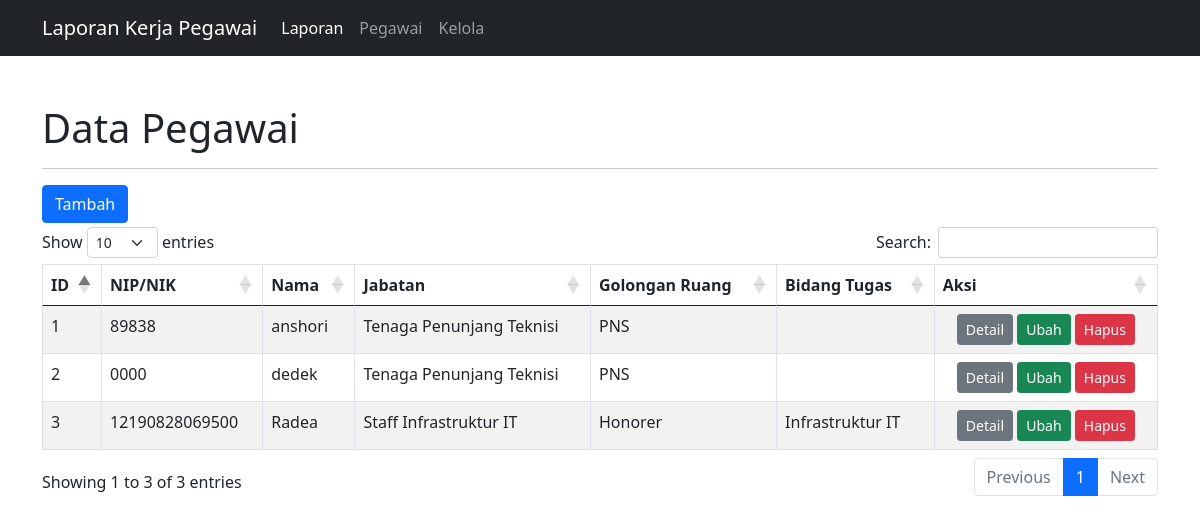
Screenshot of /pegawai.php with the database file from the repository.
### tables this page shows
CREATE TABLE `pegawai` (
  `id` int NOT NULL,
  `nip_nik` varchar(30) NOT NULL,
  `nama` varchar(30) NOT NULL,
  `jabatan` varchar(30) NOT NULL,
  `gol_ruang` varchar(30) NOT NULL,
  `bid_tugas` varchar(30) NOT NULL,
  `email` varchar(30) NOT NULL,
  `foto` varchar(100) NOT NULL
);

### config/controller.php (called while the page is built, shortened)
<?php
function select($query)
{
    global $db;
    $result = mysqli_query($db, $query);
    $rows = [];
    while ($row = mysqli_fetch_assoc($result)){
        $rows[] = $row;
    }
    return $rows;
}
?>

### pegawai.php (the view, shortened to what this page needs)
<?php
include 'layout/header.php';
$data_pegawai = select("SELECT * FROM pegawai ORDER BY id DESC");
?>
<div class="container mt-5">
        <h1>Data Pegawai</h1>
        <hr>
        <a href="tambah_pegawai.php" class="btn btn-primary mb-1">Tambah</a>
            <table class="table table-bordered table-striped mt-3" id="table">
            <thead>
                <tr>
                    <th>ID</th>
                    <th>NIP/NIK</th>
                    <th>Nama</th>
                    <th>Jabatan</th>
                    <th>Golongan Ruang</th>
                    <th>Bidang Tugas</th>
                    <th>Aksi</th>
                </tr>
            </thead>
            <tbody>
                <?php $no = 1; ?>
                <?php foreach ($data_pegawai as $pegawai) : ?>
                    <tr>
                        <td><?= $no++ ?></td>
                        <td><?= $pegawai['nip_nik']; ?></td>
                        <td><?= $pegawai['nama']; ?></td>
                        <td><?= $pegawai['jabatan']; ?></td>
                        <td><?= $pegawai['gol_ruang']; ?></td>
                        <td><?= $pegawai['bid_tugas']; ?></td>
                        <td class="text-center" width="20%">
                            <a href="detail_pegawai.php?id=<?= $pegawai['id'];?>" class="btn btn-secondary btn-sm">Detail</a>
                            <a href="" class="btn btn-success btn-sm">Ubah</a>
                            <a href="" class="btn btn-danger btn-sm">Hapus</a>
                        </td>
                    </tr>
                <?php endforeach; ?>
            </tbody>
            </table>
    </div>
<?php include 'layout/footer.php' ?>

### layout/header.php (shortened to what this page needs)
<!doctype html>
<html lang="en">
  <head>
    <link href="https://cdn.jsdelivr.net/npm/bootstrap@5.0.2/dist/css/bootstrap.min.css" rel="stylesheet">
    <link rel="stylesheet" href="https://cdn.datatables.net/1.12.1/css/dataTables.bootstrap5.min.css">
  </head>
  <body>
    <div>
    <nav class="navbar navbar-expand-lg navbar-dark bg-dark">
        <div class="container">
            <a class="navbar-brand" href="#">Laporan Kerja Pegawai</a>
            <div class="collapse navbar-collapse" id="navbarNav">
            <ul class="navbar-nav">
                <li class="nav-item">
                <a class="nav-link active" href="index.php">Laporan</a>
                </li>
                <li class="nav-item">
                <a class="nav-link" href="pegawai.php">Pegawai</a>
                </li>
                <li class="nav-item">
                <a class="nav-link" href="#">Kelola</a>
                </li>
            </ul>
            </div>
        </div>
    </nav>
    </div>

### layout/footer.php (shortened to what this page needs)
  </body>
</html>

### rows the page displays
pegawai: nip_nik "89838", nama "anshori", jabatan "Tenaga Penunjang Teknisi", gol_ruang "PNS"
pegawai: nip_nik "0000", nama "dedek", jabatan "Tenaga Penunjang Teknisi", gol_ruang "PNS"
pegawai: nip_nik "12190828069500", nama "Radea", jabatan "Staff Infrastruktur IT", gol_ruang "Honorer", bid_tugas "Infrastruktur IT"
